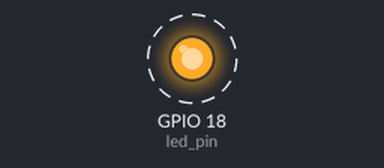
Simulated run of this sketch. Board: ESP32. Parts: output pins drawn as LEDs (lit = HIGH). Dashed ring = blinking.

Above: at 0.2 s.
Timing chart, 0 to 3.0 s (numbered marks = the images above):
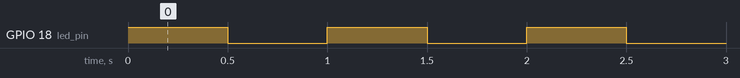

Measured:
- by itself, GPIO 18 (led_pin): alternates HIGH for 0.50 s and LOW for 0.50 s

The sketch:

exemplo_led.ino
```cpp
 // Definindo que o ESP só vai usar um core
  #if CONFIG_FREERTOS_UNICORE
  static const BaseType_t app_cpu = 0;
  #else
  static const BaseType_t app_cpu = 1;
  #endif


  //Pins

  //led do arduino
  static const int led_pin = 18;

  //Task de piscar led
  void toggleLED(void * parameter){

    while(1){
      digitalWrite(led_pin, HIGH);
      //Dessa forma não bloqueia as outras atividades
      vTaskDelay(500 / portTICK_PERIOD_MS);
      digitalWrite(led_pin, LOW);
      vTaskDelay(500 / portTICK_PERIOD_MS);
      //tick time é temporizador do hardware
      //alocado para interromper o processo de um intervalo especifico no HD
      //interrupção é conhecido como tick 1ms
    }

  }


void setup() {


 pinMode(led_pin, OUTPUT);

 xTaskCreatePinnedToCore(//Usar xTaskCreate no FreeRTOS vanilla


  toggleLED, // Função a ser chamada
  "Toggle LED", // nome da função
  1024, // Tamanho da pilha de Bytes(min 768bytes para executar uma fun vazia)
  NULL, // Você pode passar um ponteiro
  1, //prioridade valor min = 0, max = 24
  NULL,// Podemos definir um ponteiro para indetificação na função loop, dessa forma podemos cerificar
              // Status, uso de memória ou encerrá-la
  app_cpu    // definindo a cpu usada

 );


}

void loop() {


}
```
